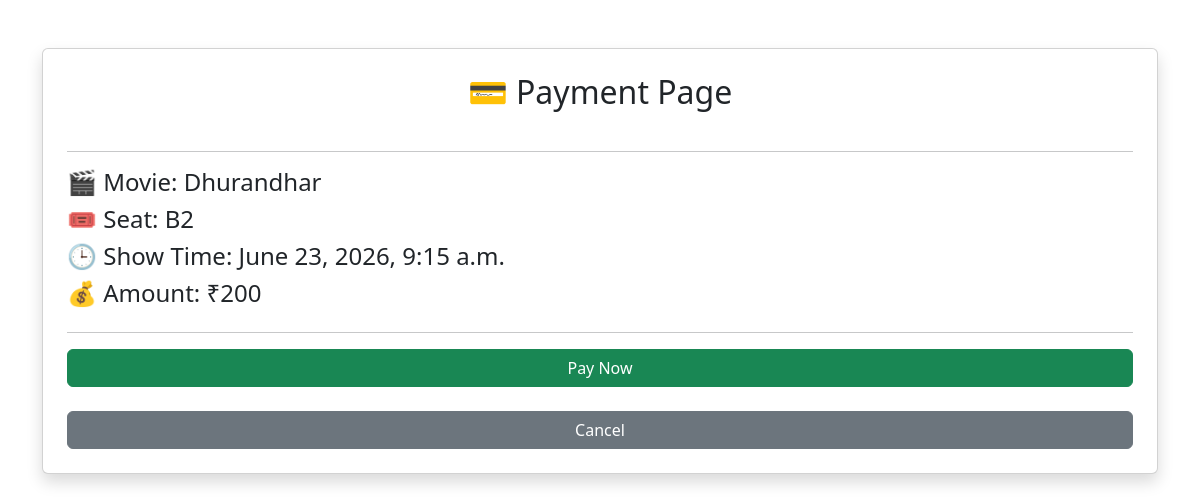
Screenshot of /payment/28/ (signed in) with the database file from the repository.
### movies/models.py (models this page shows, shortened)
class Seat(models.Model):
    show = models.ForeignKey(Show, on_delete=models.CASCADE)
    seat_number = models.CharField(max_length=10)
    is_booked = models.BooleanField(default=False)

class Show(models.Model):
    movie = models.ForeignKey(Movie, on_delete=models.CASCADE)
    show_time = models.DateTimeField()
    price = models.IntegerField()

class Movie(models.Model):
    title = models.CharField(max_length=100)
    description = models.TextField()
    poster = models.ImageField(upload_to='posters/')
    release_date = models.DateField()

### movies/views.py (the view, shortened to what this page needs)
@login_required
def payment_page(request, seat_id):
    seat = Seat.objects.get(id=seat_id)
    return render(
        request,
        'payment.html',
        {
            'seat': seat
        }
    )

### movies/templates/payment.html (shortened to what this page needs)
<!DOCTYPE html>
<html>
<head>
    <link href="https://cdn.jsdelivr.net/npm/bootstrap@5.3.3/dist/css/bootstrap.min.css" rel="stylesheet">
</head>
<body>
    <div class="container mt-5">
        <div class="card shadow p-4">
            <h2 class="text-center mb-4">
                💳 Payment Page
            </h2>
            <hr>
            <h4>
                🎬 Movie:
                {{ seat.show.movie.title }}
            </h4>
            <h4>
                🎟 Seat:
                {{ seat.seat_number }}
            </h4>
            <h4>
                🕒 Show Time:
                {{ seat.show.show_time }}
            </h4>
            <h4>
                💰 Amount:
                ₹{{ seat.show.price }}
            </h4>
            <hr>
            <form method="POST">
                <button type="submit" class="btn btn-success w-100">
                    Pay Now
                </button>
            </form>
            <br>
            <a href="/" class="btn btn-secondary w-100">
                Cancel
            </a>
        </div>
    </div>
</body>
</html>

### rows the page displays
Seat: show.movie "Dhurandhar", seat_number "B2", show.show_time "June 23, 2026, 9:15 a.m.", show.price "200"
